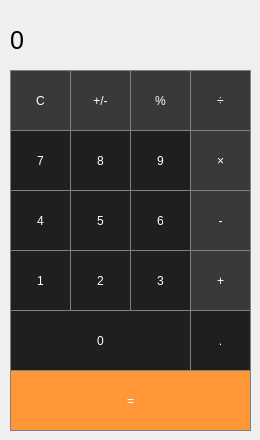
<?xml version="1.0" encoding="UTF-8"?>
<ui version="4.0">
 <class>MainWindow</class>
 <widget class="QMainWindow" name="MainWindow">
  <property name="geometry">
   <rect>
    <x>0</x>
    <y>0</y>
    <width>260</width>
    <height>440</height>
   </rect>
  </property>
  <property name="windowTitle">
   <string>MainWindow</string>
  </property>
  <property name="styleSheet">
   <string notr="true">QLabel {
 qproperty-alignment: 'AlignVCenter | AlignRight';
 border: 1px solid gray;
}

background-color : white;</string>
  </property>
  <widget class="QWidget" name="centralWidget">
   <widget class="QLabel" name="label">
    <property name="geometry">
     <rect>
      <x>10</x>
      <y>10</y>
      <width>241</width>
      <height>61</height>
     </rect>
    </property>
    <property name="font">
     <font>
      <pointsize>19</pointsize>
     </font>
    </property>
    <property name="text">
     <string>0</string>
    </property>
   </widget>
   <widget class="QPushButton" name="pushButton_clear">
    <property name="geometry">
     <rect>
      <x>10</x>
      <y>70</y>
      <width>61</width>
      <height>61</height>
     </rect>
    </property>
    <property name="styleSheet">
     <string notr="true">QPushButton {
 background-color:#393939;
 color: white;
 border: 1px solid gray;
}

QPushButton:pressed {
 background-color: qlineargradient(x1: 0, y1: 0, x2: 0, y2: 1, 
                               stop: 0 #867979, stop: 1  #393939);
}</string>
    </property>
    <property name="text">
     <string>C</string>
    </property>
   </widget>
   <widget class="QPushButton" name="pushButton_devide">
    <property name="geometry">
     <rect>
      <x>190</x>
      <y>70</y>
      <width>61</width>
      <height>61</height>
     </rect>
    </property>
    <property name="styleSheet">
     <string notr="true">QPushButton {
 background-color:#393939;
 color: white;
 border: 1px solid gray;
}

QPushButton:pressed {
 background-color: qlineargradient(x1: 0, y1: 0, x2: 0, y2: 1, 
                               stop: 0 #867979, stop: 1  #393939);
}</string>
    </property>
    <property name="text">
     <string>÷</string>
    </property>
   </widget>
   <widget class="QPushButton" name="pushButton_precent">
    <property name="geometry">
     <rect>
      <x>130</x>
      <y>70</y>
      <width>61</width>
      <height>61</height>
     </rect>
    </property>
    <property name="styleSheet">
     <string notr="true">QPushButton {
 background-color:#393939;
 color: white;
 border: 1px solid gray;
}

QPushButton:pressed {
 background-color: qlineargradient(x1: 0, y1: 0, x2: 0, y2: 1, 
                               stop: 0 #867979, stop: 1  #393939);
}</string>
    </property>
    <property name="text">
     <string>%</string>
    </property>
   </widget>
   <widget class="QPushButton" name="pushButton_plus">
    <property name="geometry">
     <rect>
      <x>70</x>
      <y>70</y>
      <width>61</width>
      <height>61</height>
     </rect>
    </property>
    <property name="styleSheet">
     <string notr="true">QPushButton {
 background-color:#393939;
 color: white;
 border: 1px solid gray;
}

QPushButton:pressed {
 background-color: qlineargradient(x1: 0, y1: 0, x2: 0, y2: 1, 
                               stop: 0 #867979, stop: 1  #393939);
}</string>
    </property>
    <property name="text">
     <string>+/-</string>
    </property>
   </widget>
   <widget class="QPushButton" name="pushButton_7">
    <property name="geometry">
     <rect>
      <x>10</x>
      <y>130</y>
      <width>61</width>
      <height>61</height>
     </rect>
    </property>
    <property name="styleSheet">
     <string notr="true">QPushButton {
 background-color:#1F1F1F;
 border: 1px solid gray;  
 color: white;
}
QPushButton:pressed {
 background-color: qlineargradient(x1: 0, y1: 0, x2: 0, y2: 1,
								stop: 0 #dadbde, stop: 1 #f6f7fa);
}</string>
    </property>
    <property name="text">
     <string>7</string>
    </property>
   </widget>
   <widget class="QPushButton" name="pushButton_multiply">
    <property name="geometry">
     <rect>
      <x>190</x>
      <y>130</y>
      <width>61</width>
      <height>61</height>
     </rect>
    </property>
    <property name="styleSheet">
     <string notr="true">QPushButton {
 background-color:#393939;
 color: white;
 border: 1px solid gray;
}

QPushButton:pressed {
 background-color: qlineargradient(x1: 0, y1: 0, x2: 0, y2: 1, 
                               stop: 0 #867979, stop: 1  #393939);
}</string>
    </property>
    <property name="text">
     <string>×</string>
    </property>
   </widget>
   <widget class="QPushButton" name="pushButton_9">
    <property name="geometry">
     <rect>
      <x>130</x>
      <y>130</y>
      <width>61</width>
      <height>61</height>
     </rect>
    </property>
    <property name="styleSheet">
     <string notr="true">QPushButton {
 background-color:#1F1F1F;
 border: 1px solid gray;  
 color: white;
}
QPushButton:pressed {
 background-color: qlineargradient(x1: 0, y1: 0, x2: 0, y2: 1,
								stop: 0 #dadbde, stop: 1 #f6f7fa);
}</string>
    </property>
    <property name="text">
     <string>9</string>
    </property>
   </widget>
   <widget class="QPushButton" name="pushButton_8">
    <property name="geometry">
     <rect>
      <x>70</x>
      <y>130</y>
      <width>61</width>
      <height>61</height>
     </rect>
    </property>
    <property name="styleSheet">
     <string notr="true">QPushButton {
 background-color:#1F1F1F;
 border: 1px solid gray;  
 color: white;
}
QPushButton:pressed {
 background-color: qlineargradient(x1: 0, y1: 0, x2: 0, y2: 1,
								stop: 0 #dadbde, stop: 1 #f6f7fa);
}</string>
    </property>
    <property name="text">
     <string>8</string>
    </property>
   </widget>
   <widget class="QPushButton" name="pushButton_4">
    <property name="geometry">
     <rect>
      <x>10</x>
      <y>190</y>
      <width>61</width>
      <height>61</height>
     </rect>
    </property>
    <property name="styleSheet">
     <string notr="true">QPushButton {
 background-color:#1F1F1F;
 border: 1px solid gray;  
 color: white;
}
QPushButton:pressed {
 background-color: qlineargradient(x1: 0, y1: 0, x2: 0, y2: 1,
								stop: 0 #dadbde, stop: 1 #f6f7fa);
}</string>
    </property>
    <property name="text">
     <string>4</string>
    </property>
   </widget>
   <widget class="QPushButton" name="pushButton_subtract">
    <property name="geometry">
     <rect>
      <x>190</x>
      <y>190</y>
      <width>61</width>
      <height>61</height>
     </rect>
    </property>
    <property name="styleSheet">
     <string notr="true">QPushButton {
 background-color:#393939;
 color: white;
 border: 1px solid gray;
}

QPushButton:pressed {
 background-color: qlineargradient(x1: 0, y1: 0, x2: 0, y2: 1, 
                               stop: 0 #867979, stop: 1  #393939);
}</string>
    </property>
    <property name="text">
     <string>-</string>
    </property>
   </widget>
   <widget class="QPushButton" name="pushButton_6">
    <property name="geometry">
     <rect>
      <x>130</x>
      <y>190</y>
      <width>61</width>
      <height>61</height>
     </rect>
    </property>
    <property name="styleSheet">
     <string notr="true">QPushButton {
 background-color:#1F1F1F;
 border: 1px solid gray;  
 color: white;
}
QPushButton:pressed {
 background-color: qlineargradient(x1: 0, y1: 0, x2: 0, y2: 1,
								stop: 0 #dadbde, stop: 1 #f6f7fa);
}</string>
    </property>
    <property name="text">
     <string>6</string>
    </property>
   </widget>
   <widget class="QPushButton" name="pushButton_5">
    <property name="geometry">
     <rect>
      <x>70</x>
      <y>190</y>
      <width>61</width>
      <height>61</height>
     </rect>
    </property>
    <property name="styleSheet">
     <string notr="true">QPushButton {
 background-color:#1F1F1F;
 border: 1px solid gray;  
 color: white;
}
QPushButton:pressed {
 background-color: qlineargradient(x1: 0, y1: 0, x2: 0, y2: 1,
								stop: 0 #dadbde, stop: 1 #f6f7fa);
}</string>
    </property>
    <property name="text">
     <string>5</string>
    </property>
   </widget>
   <widget class="QPushButton" name="pushButton_1">
    <property name="geometry">
     <rect>
      <x>10</x>
      <y>250</y>
      <width>61</width>
      <height>61</height>
     </rect>
    </property>
    <property name="styleSheet">
     <string notr="true">QPushButton {
 background-color:#1F1F1F;
 border: 1px solid gray;  
 color: white;
}
QPushButton:pressed {
 background-color: qlineargradient(x1: 0, y1: 0, x2: 0, y2: 1,
								stop: 0 #dadbde, stop: 1 #f6f7fa);
}</string>
    </property>
    <property name="text">
     <string>1</string>
    </property>
   </widget>
   <widget class="QPushButton" name="pushButton_add">
    <property name="geometry">
     <rect>
      <x>190</x>
      <y>250</y>
      <width>61</width>
      <height>61</height>
     </rect>
    </property>
    <property name="styleSheet">
     <string notr="true">QPushButton {
 background-color:#393939;
 color: white;
 border: 1px solid gray;
}

QPushButton:pressed {
 background-color: qlineargradient(x1: 0, y1: 0, x2: 0, y2: 1, 
                               stop: 0 #867979, stop: 1  #393939);
}</string>
    </property>
    <property name="text">
     <string>+</string>
    </property>
   </widget>
   <widget class="QPushButton" name="pushButton_3">
    <property name="geometry">
     <rect>
      <x>130</x>
      <y>250</y>
      <width>61</width>
      <height>61</height>
     </rect>
    </property>
    <property name="styleSheet">
     <string notr="true">QPushButton {
 background-color:#1F1F1F;
 border: 1px solid gray;  
 color: white;
}
QPushButton:pressed {
 background-color: qlineargradient(x1: 0, y1: 0, x2: 0, y2: 1,
								stop: 0 #dadbde, stop: 1 #f6f7fa);
}</string>
    </property>
    <property name="text">
     <string>3</string>
    </property>
   </widget>
   <widget class="QPushButton" name="pushButton_2">
    <property name="geometry">
     <rect>
      <x>70</x>
      <y>250</y>
      <width>61</width>
      <height>61</height>
     </rect>
    </property>
    <property name="styleSheet">
     <string notr="true">QPushButton {
 background-color:#1F1F1F;
 border: 1px solid gray;  
 color: white;
}
QPushButton:pressed {
 background-color: qlineargradient(x1: 0, y1: 0, x2: 0, y2: 1,
								stop: 0 #dadbde, stop: 1 #f6f7fa);
}</string>
    </property>
    <property name="text">
     <string>2</string>
    </property>
   </widget>
   <widget class="QPushButton" name="pushButton_0">
    <property name="geometry">
     <rect>
      <x>10</x>
      <y>310</y>
      <width>181</width>
      <height>61</height>
     </rect>
    </property>
    <property name="styleSheet">
     <string notr="true">QPushButton {
 background-color:#1F1F1F;
 border: 1px solid gray;  
 color: white;
}
QPushButton:pressed {
 background-color: qlineargradient(x1: 0, y1: 0, x2: 0, y2: 1,
								stop: 0 #dadbde, stop: 1 #f6f7fa);
}</string>
    </property>
    <property name="text">
     <string>0</string>
    </property>
   </widget>
   <widget class="QPushButton" name="pushButton_decimal">
    <property name="geometry">
     <rect>
      <x>190</x>
      <y>310</y>
      <width>61</width>
      <height>61</height>
     </rect>
    </property>
    <property name="styleSheet">
     <string notr="true">QPushButton {
    background-color:#1F1F1F;
    border: 1px solid gray;
    color: white;
}
QPushButton:pressed {
	background-color: qlineargradient(x1: 0, y1: 0, x2: 0, y2: 1,
											stop: 0 #BEBEBE, stop: 1 #D7D7D7 );
}</string>
    </property>
    <property name="text">
     <string>.</string>
    </property>
   </widget>
   <widget class="QPushButton" name="pushButton_quals">
    <property name="geometry">
     <rect>
      <x>10</x>
      <y>370</y>
      <width>241</width>
      <height>61</height>
     </rect>
    </property>
    <property name="styleSheet">
     <string notr="true">QPushButton {
 background-color: rgb(255, 151, 57);
 color: white;
 border: 1px solid gray;
}

QPushButton:pressed {
 background-color: qlineargradient(x1: 0, y1: 0, x2: 0, y2: 1, 
                               stop: 0 #FF7832, stop: 1 #FF9739);
}</string>
    </property>
    <property name="text">
     <string>=</string>
    </property>
   </widget>
  </widget>
 </widget>
 <layoutdefault spacing="6" margin="11"/>
 <resources/>
 <connections/>
</ui>
